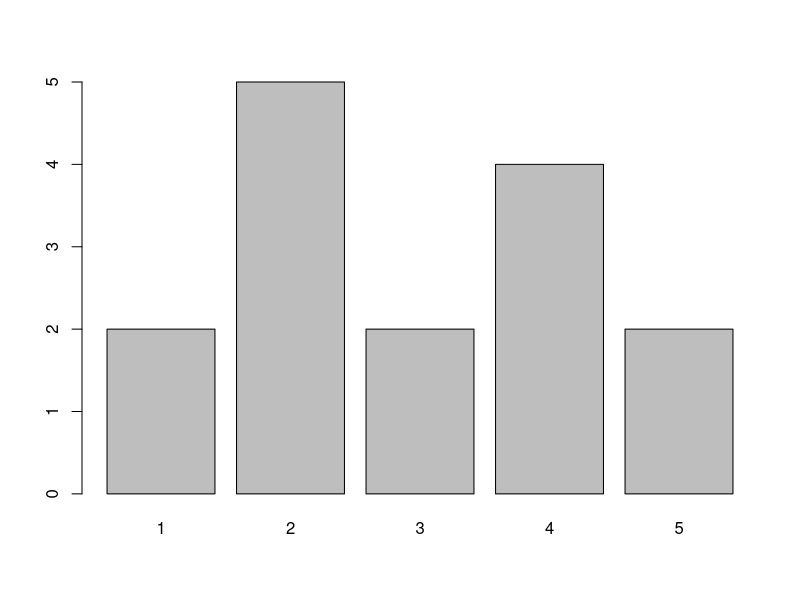
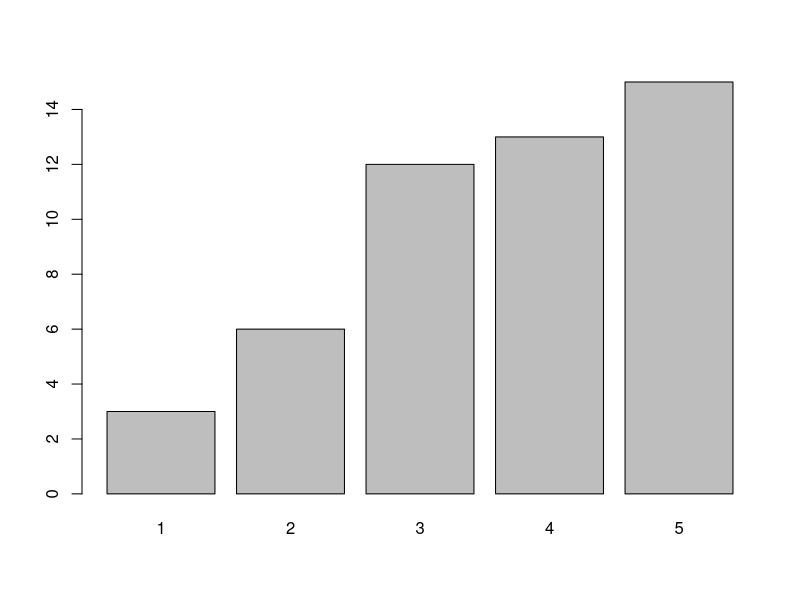

Generate these figures, in order, with R: (Note: this script raises an error after producing the figures.)
#ensure it is reproducible
set.seed(123);


vec <- sample(1:5, size = 15, replace = T,prob = c(0.3,0.8,0.6,0.4,0.2));

#(a)Take a random vector and probability associated with it and plot it with a bar graph
barplot(table(sample(1:5, size = 15, replace = T,prob = c(0.3,0.8,0.6,0.4,0.2))));



#(b)create a cumulative frequency table and plot the cumulative frequency against each sample point  in the vector
data <-table(vec);

cumfreq_data <- cumsum(data);
print (cumfreq_data);


barplot(cumfreq_data);


#(d)Compute poisson distribution with p=0.2. Plot it to visulaise the distribution.

vec <- as.numeric(1:10)

poi_vec <-dpois(vec,p=0.2)
